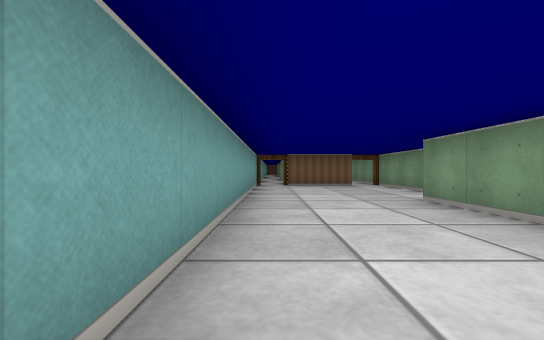
view 1 (above)

15 first-person views from a walk through a cub3D maze. The camera is about half as high as the walls, looks level and sees 90° across. The floor is counted in squares. Each view is taken from the middle of a square. On the plan, view 1 faces up. The plan holds only what a view shows up to about 9 squares ahead; the rest is blank.

view 2
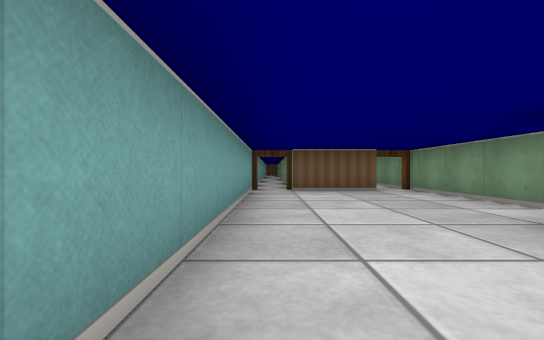

view 3
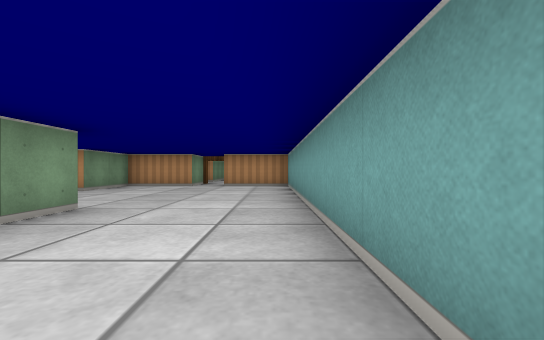

view 4
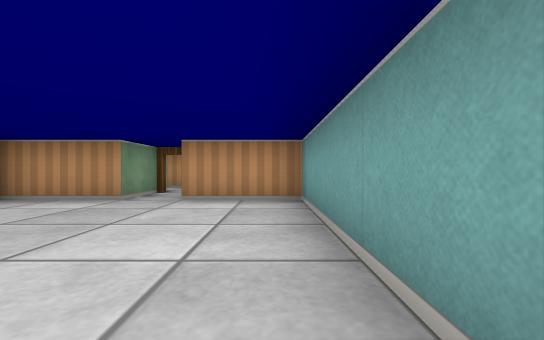

view 5
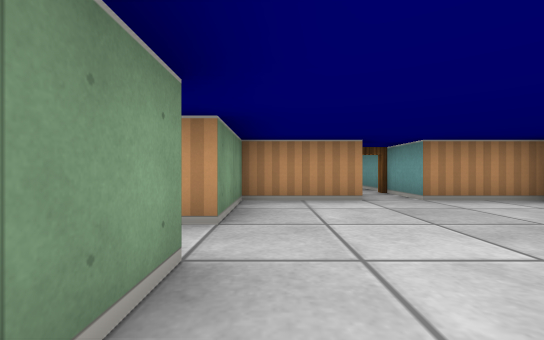

view 6
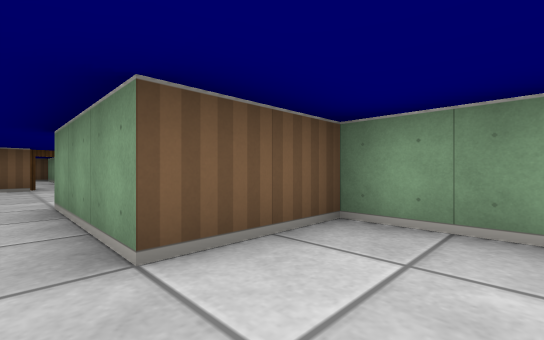

view 7
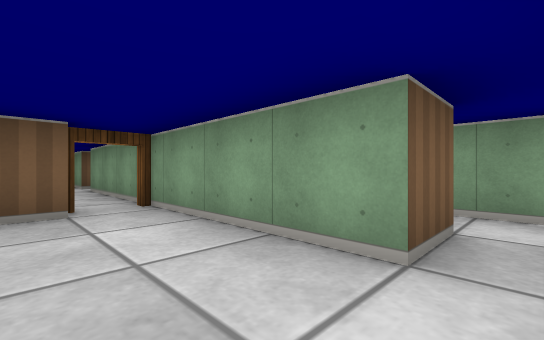

view 8
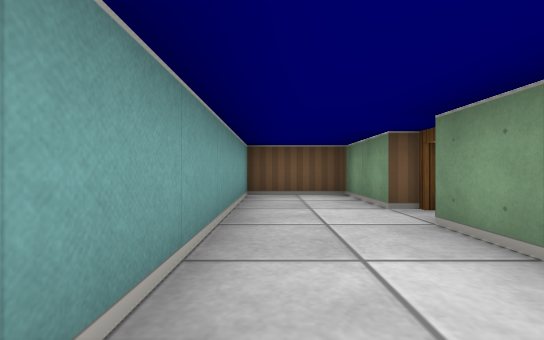

view 9
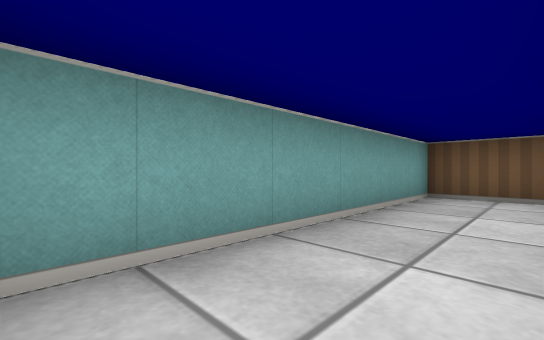

view 10
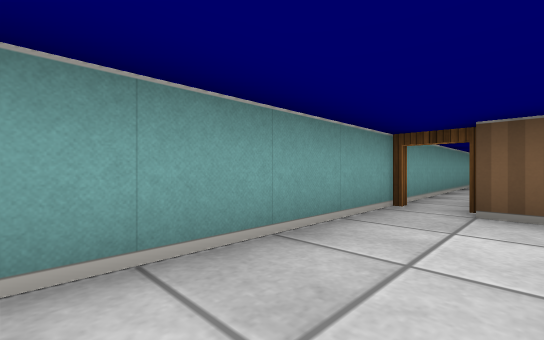

view 11
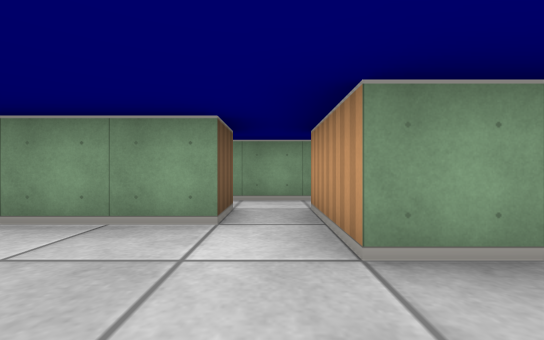

view 12
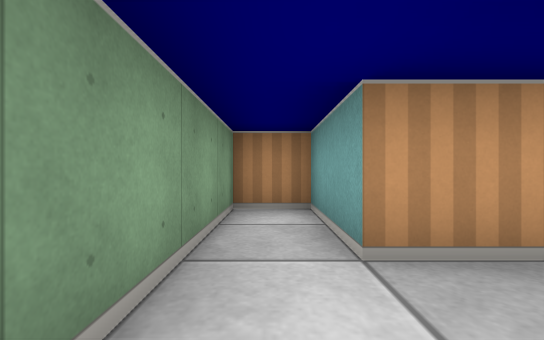

view 13
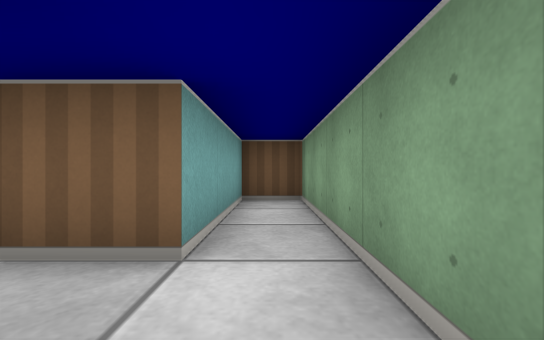

view 14
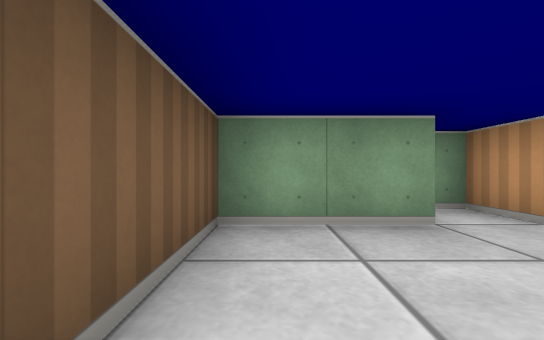

view 15
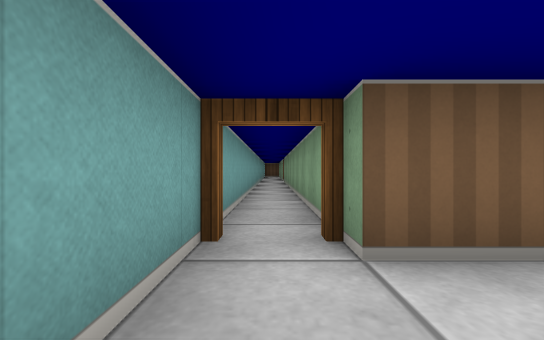

### Floor plan
Ten units are one square. View 1 is at (0, 0); x grows to the right and y downward. Boxes are objects, and circles mark ways between rooms. Rooms are numbered by the first view taken in them; rooms with no view inside come last. Other rooms are left out.
<svg viewBox="-10 -160 70 220">
<path fill="none" stroke="#000" d="M45 6 45 -15 25 -15 25 -45 45 -45M45 -55 35 -55 35 -90M26 -85 5 -85M-5 -89 -5 35 15 35 15 50M25 55 25 35 45 35 45 15 55 15 55 10M35 -135 35 -155 15 -155 15 -100M35 -90 35 -125M45 -45 45 -25 55 -25 55 -85 45 -85 45 -55"/>
<circle cx="30" cy="-90" r="3" fill="#2a7"/>
<circle cx="40" cy="-50" r="3" fill="#2a7"/>
<text x="20" y="-20">1</text>
<text x="20" y="-130">2</text>
<text x="50" y="-60">3</text>
</svg>
Room 1 opens to room 2. Room 1 opens to room 3.

Where each view was taken, in squares from view 1:
view 1: 0 up, 0 right, facing up
view 2: 2 up, 0 right, facing up
view 3: 5 up, 0 right, facing down
view 4: 1 up, 0 right, facing down
view 5: 1 up, 4 right, facing down
view 6: 0 up, 2 right, facing up-right
view 7: 5 up, 2 right, facing up-right
view 8: 10 up, 2 right, facing up
view 9: 10 up, 3 right, facing up-left
view 10: 5 up, 1 right, facing up-left
view 11: 5 up, 1 right, facing right
view 12: 6 up, 5 right, facing down
view 13: 4 up, 5 right, facing up
view 14: 1 up, 2 right, facing right
view 15: 7 up, 0 right, facing up
